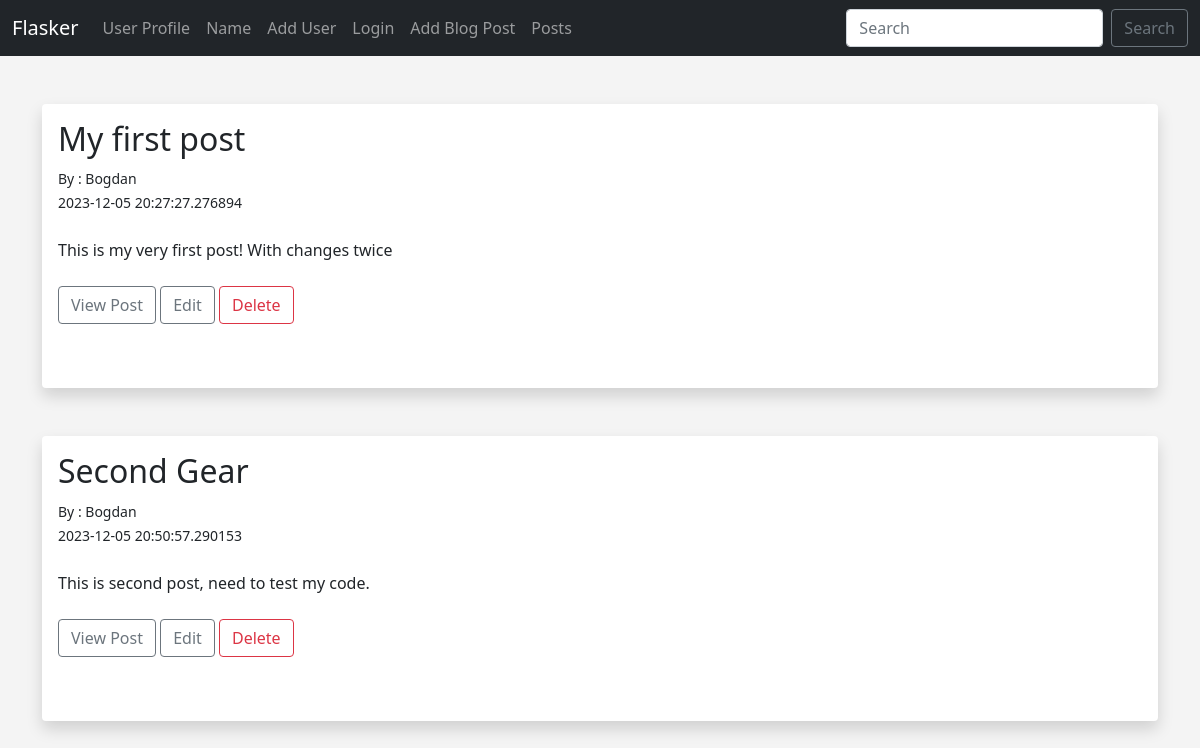
Page /posts on the earlier database version.
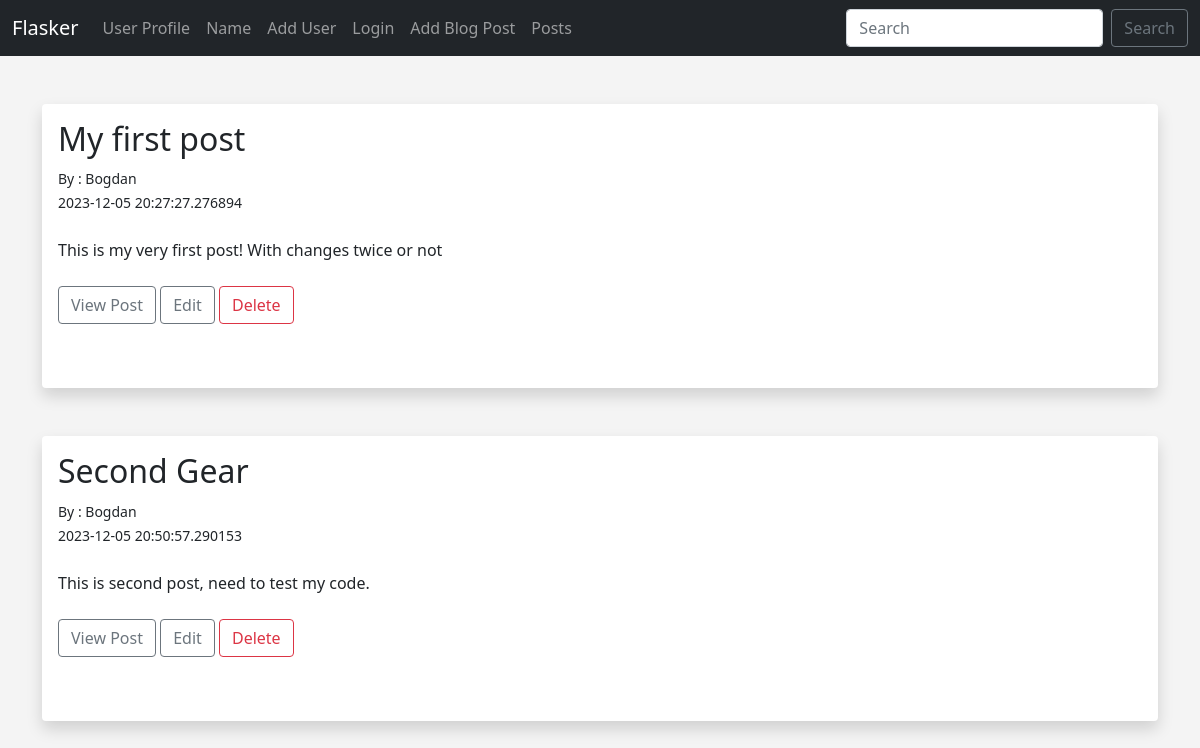
Same page on the later database version.
### hello.py (models this page shows)
class Posts(db.Model):
	id = db.Column(db.Integer, primary_key=True)
	title = db.Column(db.String(255))
	content = db.Column(db.Text)
	author = db.Column(db.String(255))
	date_posted = db.Column(db.DateTime, default=datetime.utcnow)
	slug = db.Column(db.String(255))

### hello.py (the view)
@app.route('/posts')
def posts():
	posts = Posts.query.order_by(Posts.date_posted)
	return render_template('posts.html', posts=posts)

### templates/posts.html (shortened to what this page needs)
{% extends 'base.html' %}
{% block content %}
<br/>
{% for post in posts %}
<div class="shadow p-3 mb-5 bg-body rounded">
	<h2>{{ post.title }} </h2>
	<small>By : {{ post.author }} <br/>
	{{ post.date_posted }}</small> <br/><br/>
	{{ post.content }} <br/> <br/>
	<a href="{{ url_for('post', id=post.id) }}" class="btn btn-outline-secondary"> View Post </a>
	<a href="{{ url_for('edit_post', id=post.id) }}" class="btn btn-outline-secondary"> Edit </a>
	<a href="{{ url_for('delete_post', id=post.id) }}" class="btn btn-outline-danger"> Delete </a>
	<br/>
	<br/><br/>
</div>
{% endfor %}
{% endblock %}

### templates/base.html (shortened to what this page needs)
<!doctype html>
<html lang="en">
  <head>
    <link href="https://cdn.jsdelivr.net/npm/bootstrap@5.0.0-beta1/dist/css/bootstrap.min.css" rel="stylesheet">
    <link href="{{ url_for('static', filename='css/style.css') }}" rel="stylesheet">
  </head>
  <body>
  	{% include 'navbar.html' %}
  	<br/>
  	<div class="container">
		{% block content %}
		{% endblock %}
	</div>
  </body>
</html>

### templates/navbar.html (shortened to what this page needs)
<nav class="navbar navbar-expand-lg navbar-dark bg-dark">
  <div class="container-fluid">
    <a class="navbar-brand" href="{{ url_for('index') }}">Flasker</a>
    <div class="collapse navbar-collapse" id="navbarSupportedContent">
      <ul class="navbar-nav me-auto mb-2 mb-lg-0">
        <li class="nav-item">
          <a class="nav-link" href="{{ url_for('user', name='John')}}">User Profile</a>
        </li>
        <li class="nav-item">
          <a class="nav-link" href="{{ url_for('name')}}">Name</a>
        </li>
        <li class="nav-item">
          <a class="nav-link" href="{{ url_for('add_user')}}">Add User</a>
        </li>
        <li class="nav-item">
          <a class="nav-link" href="{{ url_for('login')}}">Login</a>
        </li>
        <li class="nav-item">
          <a class="nav-link" href="{{ url_for('add_post')}}">Add Blog Post</a>
        </li>
        <li class="nav-item">
          <a class="nav-link" href="{{ url_for('posts')}}">Posts</a>
        </li>
      </ul>
      <form class="d-flex">
        <input class="form-control me-2" type="search" placeholder="Search" aria-label="Search">
        <button class="btn btn-outline-secondary" type="submit">Search</button>
      </form>
    </div>
  </div>
</nav>

### static/css/style.css (style rules this page uses)
body { background: #f4f4f4; }

Differences in the rows shown:
changed Posts "My first post": content "This is my very first post! With changes twice" → "This is my very first post! With changes twice or not"
